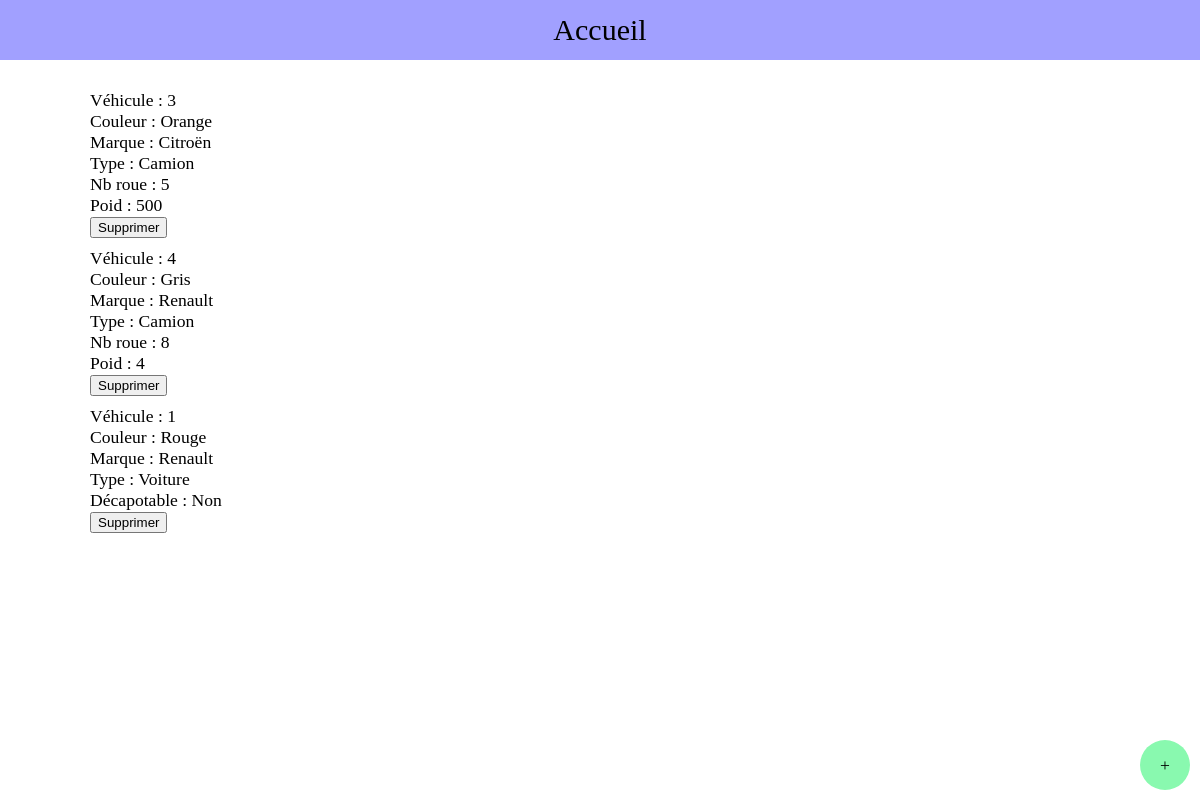
The page / on the database its author committed.
### tables this page shows
CREATE TABLE `Vehicule` (
  `idVehicule` int(11) NOT NULL,
  `couleurVehicule` text NOT NULL,
  `idMarqueVehicule` int(11) NOT NULL,
  `idTypeVehicule` int(11) NOT NULL
);

CREATE TABLE `Marque` (
  `idMarque` int(11) NOT NULL,
  `nomMarque` varchar(100) NOT NULL
);

CREATE TABLE `Type` (
  `idType` int(11) NOT NULL,
  `nomType` varchar(50) NOT NULL
);

CREATE TABLE `VehiculeType` (
  `idVehiculeVT` int(11) NOT NULL,
  `idTypeVT` int(11) NOT NULL,
  `nombreRoueVT` int(11) DEFAULT NULL,
  `poidVT` int(11) DEFAULT NULL,
  `decapotableVT` tinyint(1) DEFAULT NULL
);

### model/VehiculeManager.php (called while the page is built, shortened)
<?php
class VehiculeManager extends Manager
{
	public function getVehicules()
	{
		$db = $this->dbConnect();
		$req = $db->prepare('SELECT * FROM Vehicule, Type, VehiculeType, Marque WHERE idTypeVehicule = idType AND idMarqueVehicule = idMarque AND idVehicule = idVehiculeVT');
		$req->execute();
		return $req;
	}
}

### controller/controller.php (called while the page is built, shortened)
<?php
require_once('model/VehiculeManager.php');
function listVehicules() {
	$vehiculeManager = new VehiculeManager();
   $vehicules = $vehiculeManager->getVehicules();
   require('view/listVehiculesView.php');
}

### view/listVehiculesView.php (the view, shortened to what this page needs)
<?php
while ($donees = $vehicules->fetch()) {
	echo "<div class='vehiculeList'>";
	echo "Véhicule : ".$donees['idVehicule']."<br>";
	echo "Couleur : ".$donees['couleurVehicule']."<br>";
	echo "Marque : ".$donees['nomMarque']."<br>";
	echo "Type : ".$donees['nomType']."<br>";
	if ($donees['nomType'] == "Camion") {
		echo "Nb roue : ".$donees['nombreRoueVT']."<br>";
		echo "Poid : ".$donees['poidVT']."<br>";
	}
	elseif ($donees['nomType'] == "Voiture") {
		if ($donees['decapotableVT'] == 0) {
			echo "Décapotable : Non<br>";
		}
		else {
			echo "Décapotable : Oui<br>";
		}
	}
	echo "<form method='post' action='?action=removeVehicule'>";
	echo "<input type='submit' value='Supprimer'>";
	echo "</form>";
	echo "</div>";
}
?>
<?php $content = ob_get_clean(); ?>
<?php require('template.php'); ?>

### index.php
<?php
require('controller/controller.php');
if (isset($_GET['action'])) {
	if ($_GET['action'] == 'listVehicules') {
		listVehicules();
	}
	elseif ($_GET['action'] == 'viewVehicule') {
		if (isset($_GET['id']) && $_GET['id'] > 0) {
			viewVehicule();
		}
		else {
			echo 'Erreur : aucun identifiant envoyé';
		}
	}
	elseif ($_GET['action'] == 'addVehicule') {
		addVehicule();
	}
	elseif ($_GET['action'] == 'insertVehicule') {
		insertVehicule();
	}
	elseif ($_GET['action'] == 'editVehicule') {
		editVehicule();
	}
	elseif ($_GET['action'] == 'removeVehicule') {
		removeVehicule();
	}
}
else {
   listVehicules();
}

### view/template.php (shortened to what this page needs)
<!DOCTYPE html>
<html lang="fr">
<head>
	<link rel="stylesheet" href="public/css/style.css">
</head>
<body>
	<a href="/Kalitics/?action=addVehicule">
		<div class="add">+</div>
	</a>
	<div class="titleNavBar"><a href="/Kalitics/">Accueil</a></div>
	<div id="content">
		<?php echo $content ?>
	</div>
</body>
</html>

### public/css/style.css (style rules this page uses)
html, body { margin:0; padding:0; width: 100%; height: 100%; }
body { font-size: 1.1em; }
a:link, a:visited, a:hover { color: #000; text-decoration: none; }
.add { position: fixed; bottom: 10px; right: 10px; height: 30px; width: 30px; padding: 10px; line-height: 30px; text-align: center; cursor: pointer; border-radius: 50px; background-color: #89f9af; z-index: 4; }
.titleNavBar { position: fixed; top: 0; left: 0; width: 100%; height: 60px; line-height: 60px; text-align: center; font-size: 30px; background-color: #a1a0ff; z-index: 3; }
#content { padding: 80px; }
.vehiculeList { margin: 10px; }

### rows shown on the page
vehicule: idVehicule "3", couleurVehicule "Orange", idMarqueVehicule.nomMarque "Citroën", idTypeVehicule.nomType "Camion", vehiculetype.nombreRoueVT "5", vehiculetype.poidVT "500"
vehicule: idVehicule "4", couleurVehicule "Gris", idMarqueVehicule.nomMarque "Renault", idTypeVehicule.nomType "Camion", vehiculetype.nombreRoueVT "8", vehiculetype.poidVT "4"
vehicule: idVehicule "1", couleurVehicule "Rouge", idMarqueVehicule.nomMarque "Renault", idTypeVehicule.nomType "Voiture", shows "Décapotable : Non"
